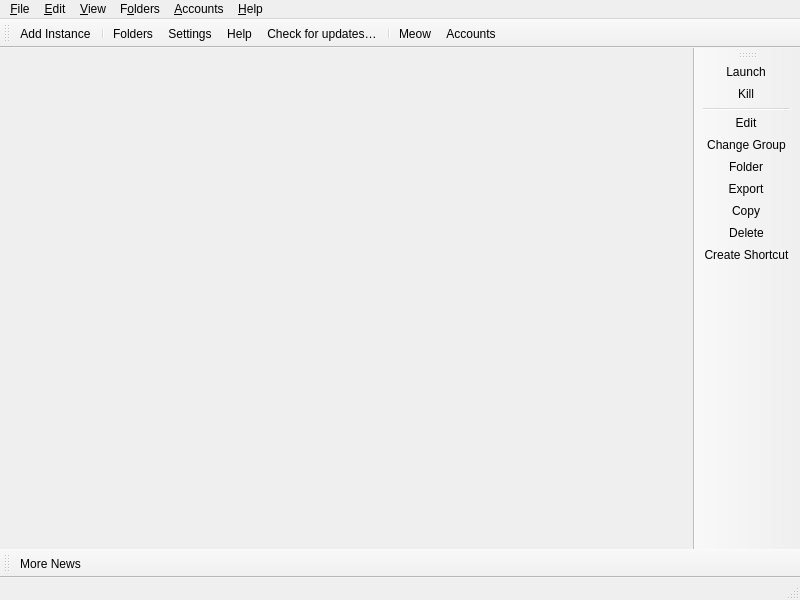
<?xml version="1.0" encoding="UTF-8"?>
<ui version="4.0">
 <class>MainWindow</class>
 <widget class="QMainWindow" name="MainWindow">
  <property name="geometry">
   <rect>
    <x>0</x>
    <y>0</y>
    <width>800</width>
    <height>600</height>
   </rect>
  </property>
  <widget class="QWidget" name="centralWidget">
   <layout class="QHBoxLayout" name="horizontalLayout">
    <property name="spacing">
     <number>0</number>
    </property>
    <property name="leftMargin">
     <number>0</number>
    </property>
    <property name="topMargin">
     <number>0</number>
    </property>
    <property name="rightMargin">
     <number>0</number>
    </property>
    <property name="bottomMargin">
     <number>0</number>
    </property>
   </layout>
  </widget>
  <widget class="QStatusBar" name="statusBar"/>
  <widget class="QToolBar" name="mainToolBar">
   <property name="windowTitle">
    <string>Main Toolbar</string>
   </property>
   <property name="allowedAreas">
    <set>Qt::BottomToolBarArea|Qt::TopToolBarArea</set>
   </property>
   <property name="toolButtonStyle">
    <enum>Qt::ToolButtonTextBesideIcon</enum>
   </property>
   <property name="floatable">
    <bool>false</bool>
   </property>
   <attribute name="toolBarArea">
    <enum>TopToolBarArea</enum>
   </attribute>
   <attribute name="toolBarBreak">
    <bool>false</bool>
   </attribute>
   <addaction name="actionAddInstance"/>
   <addaction name="separator"/>
   <addaction name="actionFoldersButton"/>
   <addaction name="actionSettings"/>
   <addaction name="actionHelpButton"/>
   <addaction name="actionCheckUpdate"/>
   <addaction name="separator"/>
   <addaction name="actionCAT"/>
   <addaction name="actionAccountsButton"/>
  </widget>
  <widget class="QToolBar" name="newsToolBar">
   <property name="windowTitle">
    <string>News Toolbar</string>
   </property>
   <property name="allowedAreas">
    <set>Qt::BottomToolBarArea|Qt::TopToolBarArea</set>
   </property>
   <property name="iconSize">
    <size>
     <width>16</width>
     <height>16</height>
    </size>
   </property>
   <property name="toolButtonStyle">
    <enum>Qt::ToolButtonTextBesideIcon</enum>
   </property>
   <property name="floatable">
    <bool>false</bool>
   </property>
   <attribute name="toolBarArea">
    <enum>BottomToolBarArea</enum>
   </attribute>
   <attribute name="toolBarBreak">
    <bool>false</bool>
   </attribute>
   <addaction name="actionMoreNews"/>
  </widget>
  <widget class="WideBar" name="instanceToolBar">
   <property name="windowTitle">
    <string>Instance Toolbar</string>
   </property>
   <property name="allowedAreas">
    <set>Qt::LeftToolBarArea|Qt::RightToolBarArea</set>
   </property>
   <property name="iconSize">
    <size>
     <width>16</width>
     <height>16</height>
    </size>
   </property>
   <property name="toolButtonStyle">
    <enum>Qt::ToolButtonTextBesideIcon</enum>
   </property>
   <property name="floatable">
    <bool>false</bool>
   </property>
   <property name="useDefaultAction" stdset="0">
    <bool>true</bool>
   </property>
   <attribute name="toolBarArea">
    <enum>RightToolBarArea</enum>
   </attribute>
   <attribute name="toolBarBreak">
    <bool>false</bool>
   </attribute>
   <addaction name="actionLaunchInstance"/>
   <addaction name="actionKillInstance"/>
   <addaction name="separator"/>
   <addaction name="actionEditInstance"/>
   <addaction name="actionChangeInstGroup"/>
   <addaction name="actionViewSelectedInstFolder"/>
   <addaction name="actionExportInstance"/>
   <addaction name="actionCopyInstance"/>
   <addaction name="actionDeleteInstance"/>
   <addaction name="actionCreateInstanceShortcut"/>
  </widget>
  <widget class="QMenuBar" name="menuBar">
   <property name="geometry">
    <rect>
     <x>0</x>
     <y>0</y>
     <width>800</width>
     <height>22</height>
    </rect>
   </property>
   <widget class="QMenu" name="fileMenu">
    <property name="title">
     <string>&amp;File</string>
    </property>
    <property name="toolTipsVisible">
     <bool>true</bool>
    </property>
    <addaction name="actionAddInstance"/>
    <addaction name="separator"/>
    <addaction name="actionLaunchInstance"/>
    <addaction name="actionKillInstance"/>
    <addaction name="separator"/>
    <addaction name="actionEditInstance"/>
    <addaction name="actionChangeInstGroup"/>
    <addaction name="actionViewSelectedInstFolder"/>
    <addaction name="actionExportInstance"/>
    <addaction name="actionCopyInstance"/>
    <addaction name="actionDeleteInstance"/>
    <addaction name="actionCreateInstanceShortcut"/>
    <addaction name="separator"/>
    <addaction name="actionSettings"/>
    <addaction name="actionCloseWindow"/>
   </widget>
   <widget class="QMenu" name="editMenu">
    <property name="title">
     <string>&amp;Edit</string>
    </property>
    <property name="toolTipsVisible">
     <bool>true</bool>
    </property>
    <addaction name="actionUndoTrashInstance"/>
   </widget>
   <widget class="QMenu" name="viewMenu">
    <property name="title">
     <string>&amp;View</string>
    </property>
    <property name="toolTipsVisible">
     <bool>true</bool>
    </property>
    <addaction name="actionChangeTheme"/>
    <addaction name="separator"/>
    <addaction name="actionCAT"/>
    <addaction name="actionToggleStatusBar"/>
    <addaction name="actionLockToolbars"/>
    <addaction name="separator"/>
   </widget>
   <widget class="QMenu" name="foldersMenu">
    <property name="title">
     <string>F&amp;olders</string>
    </property>
    <property name="toolTipsVisible">
     <bool>true</bool>
    </property>
    <addaction name="actionViewLauncherRootFolder"/>
    <addaction name="separator"/>
    <addaction name="actionViewInstanceFolder"/>
    <addaction name="actionViewCentralModsFolder"/>
    <addaction name="actionViewSkinsFolder"/>
    <addaction name="actionViewJavaFolder"/>
    <addaction name="separator"/>
    <addaction name="actionViewIconThemeFolder"/>
    <addaction name="actionViewWidgetThemeFolder"/>
    <addaction name="actionViewCatPackFolder"/>
    <addaction name="actionViewIconsFolder"/>
    <addaction name="separator"/>
    <addaction name="actionViewLogsFolder"/>
   </widget>
   <widget class="QMenu" name="accountsMenu">
    <property name="title">
     <string>&amp;Accounts</string>
    </property>
   </widget>
   <widget class="QMenu" name="helpMenu">
    <property name="title">
     <string>&amp;Help</string>
    </property>
    <property name="toolTipsVisible">
     <bool>true</bool>
    </property>
    <addaction name="actionClearMetadata"/>
    <addaction name="actionReportBug"/>
    <addaction name="actionViewLog"/>
    <addaction name="actionAddToPATH"/>
    <addaction name="separator"/>
    <addaction name="actionMATRIX"/>
    <addaction name="actionDISCORD"/>
    <addaction name="actionREDDIT"/>
    <addaction name="separator"/>
    <addaction name="actionMoreNews"/>
    <addaction name="actionCheckUpdate"/>
    <addaction name="actionOpenWiki"/>
    <addaction name="actionAbout"/>
   </widget>
   <addaction name="fileMenu"/>
   <addaction name="editMenu"/>
   <addaction name="viewMenu"/>
   <addaction name="foldersMenu"/>
   <addaction name="accountsMenu"/>
   <addaction name="helpMenu"/>
  </widget>
  <action name="actionMoreNews">
   <property name="icon">
    <iconset theme="news"/>
   </property>
   <property name="text">
    <string>More News...</string>
   </property>
   <property name="toolTip">
    <string>Open the development blog to read more news about %1.</string>
   </property>
  </action>
  <action name="actionCAT">
   <property name="checkable">
    <bool>true</bool>
   </property>
   <property name="icon">
    <iconset theme="cat"/>
   </property>
   <property name="text">
    <string>&amp;Meow</string>
   </property>
   <property name="toolTip">
    <string>It's a fluffy kitty :3</string>
   </property>
  </action>
  <action name="actionToggleStatusBar">
   <property name="checkable">
    <bool>true</bool>
   </property>
   <property name="text">
    <string>Status Bar</string>
   </property>
  </action>
  <action name="actionLockToolbars">
   <property name="checkable">
    <bool>true</bool>
   </property>
   <property name="text">
    <string>Lock Toolbars</string>
   </property>
  </action>
  <action name="actionUndoTrashInstance">
   <property name="enabled">
    <bool>false</bool>
   </property>
   <property name="text">
    <string>&amp;Undo Last Instance Deletion</string>
   </property>
  </action>
  <action name="actionAddInstance">
   <property name="icon">
    <iconset theme="new"/>
   </property>
   <property name="text">
    <string>Add Instanc&amp;e...</string>
   </property>
   <property name="toolTip">
    <string>Add a new instance.</string>
   </property>
  </action>
  <action name="actionCheckUpdate">
   <property name="icon">
    <iconset theme="checkupdate"/>
   </property>
   <property name="text">
    <string>Check for &amp;updates…</string>
   </property>
   <property name="toolTip">
    <string>Check for new updates for %1.</string>
   </property>
   <property name="menuRole">
    <enum>QAction::ApplicationSpecificRole</enum>
   </property>
  </action>
  <action name="actionSettings">
   <property name="icon">
    <iconset theme="settings"/>
   </property>
   <property name="text">
    <string>Setti&amp;ngs...</string>
   </property>
   <property name="toolTip">
    <string>Change settings.</string>
   </property>
   <property name="menuRole">
    <enum>QAction::PreferencesRole</enum>
   </property>
  </action>
  <action name="actionManageAccounts">
   <property name="icon">
    <iconset theme="accounts"/>
   </property>
   <property name="text">
    <string>&amp;Manage Accounts...</string>
   </property>
  </action>
  <action name="actionLaunchInstance">
   <property name="icon">
    <iconset theme="launch"/>
   </property>
   <property name="text">
    <string>&amp;Launch</string>
   </property>
   <property name="toolTip">
    <string>Launch the selected instance.</string>
   </property>
  </action>
  <action name="actionKillInstance">
   <property name="icon">
    <iconset theme="status-bad"/>
   </property>
   <property name="text">
    <string>&amp;Kill</string>
   </property>
   <property name="toolTip">
    <string>Kill the running instance.</string>
   </property>
   <property name="shortcut">
    <string>Ctrl+K</string>
   </property>
  </action>
  <action name="actionRenameInstance">
   <property name="icon">
    <iconset theme="rename"/>
   </property>
   <property name="text">
    <string>Rename</string>
   </property>
   <property name="toolTip">
    <string>Rename the selected instance.</string>
   </property>
  </action>
  <action name="actionChangeInstGroup">
   <property name="icon">
    <iconset theme="tag"/>
   </property>
   <property name="text">
    <string>&amp;Change Group...</string>
   </property>
   <property name="toolTip">
    <string>Change the selected instance's group.</string>
   </property>
   <property name="shortcut">
    <string>Ctrl+G</string>
   </property>
  </action>
  <action name="actionChangeInstIcon">
   <property name="text">
    <string>Change Icon</string>
   </property>
   <property name="toolTip">
    <string>Change the selected instance's icon.</string>
   </property>
  </action>
  <action name="actionEditInstance">
   <property name="icon">
    <iconset theme="settings"/>
   </property>
   <property name="text">
    <string>&amp;Edit...</string>
   </property>
   <property name="toolTip">
    <string>Change the instance settings, mods and versions.</string>
   </property>
   <property name="shortcut">
    <string>Ctrl+I</string>
   </property>
  </action>
  <action name="actionViewSelectedInstFolder">
   <property name="icon">
    <iconset theme="viewfolder"/>
   </property>
   <property name="text">
    <string>&amp;Folder</string>
   </property>
   <property name="toolTip">
    <string>Open the selected instance's root folder in a file browser.</string>
   </property>
  </action>
  <action name="actionDeleteInstance">
   <property name="icon">
    <iconset theme="delete"/>
   </property>
   <property name="text">
    <string>Dele&amp;te</string>
   </property>
   <property name="toolTip">
    <string>Delete the selected instance.</string>
   </property>
   <property name="autoRepeat">
    <bool>false</bool>
   </property>
  </action>
  <action name="actionCopyInstance">
   <property name="icon">
    <iconset theme="copy"/>
   </property>
   <property name="text">
    <string>Cop&amp;y...</string>
   </property>
   <property name="toolTip">
    <string>Copy the selected instance.</string>
   </property>
   <property name="shortcut">
    <string>Ctrl+D</string>
   </property>
  </action>
  <action name="actionExportInstance">
   <property name="icon">
    <iconset theme="export"/>
   </property>
   <property name="text">
    <string>E&amp;xport...</string>
   </property>
   <property name="toolTip">
    <string>Export the selected instance to supported formats.</string>
   </property>
  </action>
  <action name="actionExportInstanceZip">
   <property name="icon">
    <iconset theme="launcher"/>
   </property>
   <property name="text">
    <string>Prism Launcher (zip)</string>
   </property>
  </action>
  <action name="actionExportInstanceMrPack">
   <property name="icon">
    <iconset theme="modrinth"/>
   </property>
   <property name="text">
    <string>Modrinth (mrpack)</string>
   </property>
  </action>
  <action name="actionExportInstanceFlamePack">
   <property name="icon">
    <iconset theme="flame"/>
   </property>
   <property name="text">
    <string>CurseForge (zip)</string>
   </property>
  </action>
  <action name="actionCreateInstanceShortcut">
   <property name="icon">
    <iconset theme="shortcut"/>
   </property>
   <property name="text">
    <string>Create Shortcut</string>
   </property>
   <property name="toolTip">
    <string>Creates a shortcut on a selected folder to launch the selected instance.</string>
   </property>
  </action>
  <action name="actionNoAccountsAdded">
   <property name="icon">
    <iconset theme="noaccount"/>
   </property>
   <property name="text">
    <string>No accounts added!</string>
   </property>
  </action>
  <action name="actionNoDefaultAccount">
   <property name="checkable">
    <bool>true</bool>
   </property>
   <property name="icon">
    <iconset theme="noaccount"/>
   </property>
   <property name="text">
    <string>No Default Account</string>
   </property>
   <property name="shortcut">
    <string>Ctrl+0</string>
   </property>
  </action>
  <action name="actionCloseWindow">
   <property name="icon">
    <iconset theme="status-bad"/>
   </property>
   <property name="text">
    <string>Close &amp;Window</string>
   </property>
   <property name="toolTip">
    <string>Close the current window</string>
   </property>
   <property name="menuRole">
    <enum>QAction::QuitRole</enum>
   </property>
  </action>
  <action name="actionViewInstanceFolder">
   <property name="icon">
    <iconset theme="viewfolder"/>
   </property>
   <property name="text">
    <string>&amp;Instances</string>
   </property>
   <property name="toolTip">
    <string>Open the instances folder in a file browser.</string>
   </property>
  </action>
  <action name="actionViewLauncherRootFolder">
   <property name="icon">
    <iconset theme="viewfolder"/>
   </property>
   <property name="text">
    <string>Launcher &amp;Root</string>
   </property>
   <property name="toolTip">
    <string>Open the launcher's root folder in a file browser.</string>
   </property>
  </action>
  <action name="actionViewCentralModsFolder">
   <property name="icon">
    <iconset theme="centralmods"/>
   </property>
   <property name="text">
    <string>&amp;Central Mods</string>
   </property>
   <property name="toolTip">
    <string>Open the central mods folder in a file browser.</string>
   </property>
  </action>
  <action name="actionViewSkinsFolder">
   <property name="icon">
    <iconset theme="viewfolder"/>
   </property>
   <property name="text">
    <string>&amp;Skins</string>
   </property>
   <property name="toolTip">
    <string>Open the skins folder in a file browser.</string>
   </property>
  </action>
  <action name="actionViewIconsFolder">
   <property name="icon">
    <iconset theme="viewfolder"/>
   </property>
   <property name="text">
    <string>Instance Icons</string>
   </property>
   <property name="toolTip">
    <string>Open the instance icons folder in a file browser.</string>
   </property>
  </action>
  <action name="actionViewLogsFolder">
   <property name="icon">
    <iconset theme="viewfolder"/>
   </property>
   <property name="text">
    <string>Logs</string>
   </property>
   <property name="toolTip">
    <string>Open the logs folder in a file browser.</string>
   </property>
  </action>
  <action name="actionChangeTheme">
   <property name="text">
    <string>Themes</string>
   </property>
  </action>
  <action name="actionReportBug">
   <property name="icon">
    <iconset theme="bug"/>
   </property>
   <property name="text">
    <string>Report a Bug or Suggest a Feature</string>
   </property>
   <property name="toolTip">
    <string>Open the bug tracker to report a bug with %1.</string>
   </property>
  </action>
  <action name="actionDISCORD">
   <property name="icon">
    <iconset theme="discord"/>
   </property>
   <property name="text">
    <string>&amp;Discord Guild</string>
   </property>
   <property name="toolTip">
    <string>Open %1 Discord guild.</string>
   </property>
  </action>
  <action name="actionMATRIX">
   <property name="icon">
    <iconset theme="matrix"/>
   </property>
   <property name="text">
    <string>&amp;Matrix Space</string>
   </property>
   <property name="toolTip">
    <string>Open %1 Matrix space.</string>
   </property>
  </action>
  <action name="actionREDDIT">
   <property name="icon">
    <iconset theme="reddit-alien"/>
   </property>
   <property name="text">
    <string>Sub&amp;reddit</string>
   </property>
   <property name="toolTip">
    <string>Open %1 subreddit.</string>
   </property>
  </action>
  <action name="actionAbout">
   <property name="icon">
    <iconset theme="about"/>
   </property>
   <property name="text">
    <string>&amp;About %1</string>
   </property>
   <property name="toolTip">
    <string>View information about %1.</string>
   </property>
   <property name="menuRole">
    <enum>QAction::AboutRole</enum>
   </property>
  </action>
  <action name="actionClearMetadata">
   <property name="icon">
    <iconset theme="refresh"/>
   </property>
   <property name="text">
    <string>&amp;Clear Metadata Cache</string>
   </property>
   <property name="toolTip">
    <string>Clear cached metadata</string>
   </property>
  </action>
  <action name="actionViewLog">
   <property name="icon">
    <iconset theme="log">
     <normaloff>.</normaloff>.</iconset>
   </property>
   <property name="text">
    <string>View logs</string>
   </property>
   <property name="toolTip">
    <string>View current and previous launcher logs</string>
   </property>
  </action>
  <action name="actionAddToPATH">
   <property name="icon">
    <iconset theme="custom-commands"/>
   </property>
   <property name="text">
    <string>Install to &amp;PATH</string>
   </property>
   <property name="toolTip">
    <string>Install a %1 symlink to /usr/local/bin</string>
   </property>
  </action>
  <action name="actionFoldersButton">
   <property name="icon">
    <iconset theme="viewfolder"/>
   </property>
   <property name="text">
    <string>Folders</string>
   </property>
   <property name="toolTip">
    <string>Open one of the folders shared between instances.</string>
   </property>
  </action>
  <action name="actionHelpButton">
   <property name="icon">
    <iconset theme="help"/>
   </property>
   <property name="text">
    <string>Help</string>
   </property>
   <property name="toolTip">
    <string>Get help with %1 or Minecraft.</string>
   </property>
  </action>
  <action name="actionAccountsButton">
   <property name="icon">
    <iconset theme="noaccount"/>
   </property>
   <property name="text">
    <string>Accounts</string>
   </property>
  </action>
  <action name="actionOpenWiki">
   <property name="icon">
    <iconset theme="help"/>
   </property>
   <property name="text">
    <string>%1 &amp;Help</string>
   </property>
   <property name="toolTip">
    <string>Open the %1 wiki</string>
   </property>
  </action>
  <action name="actionViewWidgetThemeFolder">
   <property name="icon">
    <iconset theme="viewfolder"/>
   </property>
   <property name="text">
    <string>&amp;Widget Themes</string>
   </property>
   <property name="toolTip">
    <string>Open the widget themes folder in a file browser.</string>
   </property>
  </action>
  <action name="actionViewIconThemeFolder">
   <property name="icon">
    <iconset theme="viewfolder"/>
   </property>
   <property name="text">
    <string>I&amp;con Theme</string>
   </property>
   <property name="toolTip">
    <string>Open the icon theme folder in a file browser.</string>
   </property>
  </action>
  <action name="actionViewCatPackFolder">
   <property name="icon">
    <iconset theme="viewfolder"/>
   </property>
   <property name="text">
    <string>Cat Packs</string>
   </property>
   <property name="toolTip">
    <string>Open the cat packs folder in a file browser.</string>
   </property>
  </action>
  <action name="actionViewJavaFolder">
   <property name="icon">
    <iconset theme="viewfolder"/>
   </property>
   <property name="text">
    <string>Java</string>
   </property>
   <property name="toolTip">
    <string>Open the Java folder in a file browser. Only available if the built-in Java downloader is used.</string>
   </property>
  </action>
 </widget>
 <customwidgets>
  <customwidget>
   <class>WideBar</class>
   <extends>QToolBar</extends>
   <header>ui/widgets/WideBar.h</header>
  </customwidget>
 </customwidgets>
 <resources/>
 <connections/>
</ui>
